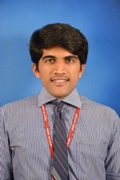
#> input picture Images/SMVITM_EC/1.jpg, 120 x 180 px
$ python 74_cv2.py
#> lines starting #> are read from the running program, lines starting #| are printed output that depends on the picture

import cv2
import numpy as np
dim1=200
dim2=300

image1=cv2.imread("Images/SMVITM_EC/1.jpg")
#> image1 is the input picture: shape (180, 120, 3); mean B, G, R 149.9, 122.5, 112.3
image1=cv2.resize(image1,(dim1,dim2))
#> image1: shape (300, 200, 3)
image2=cv2.imread("Images/SMVITM_EC/2.jpg")
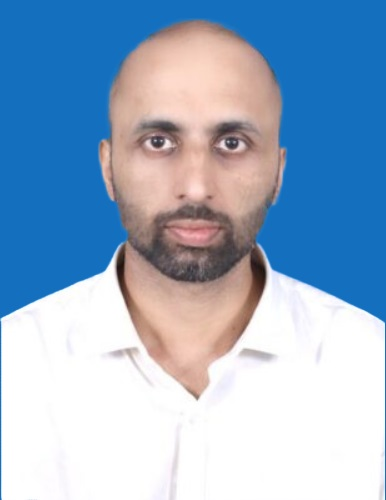
#> input picture Images/SMVITM_EC/2.jpg, 386 x 500 px
#> image2 is the input picture: shape (500, 386, 3); mean B, G, R 201.3, 174.6, 149.7
image2=cv2.resize(image2,(dim1,dim2))
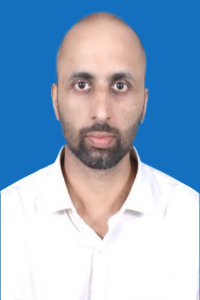
#> image2: shape (300, 200, 3); mean B, G, R 201.3, 174.6, 149.7
image3=cv2.imread("Images/SMVITM_EC/3.jpg")
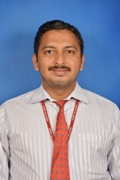
#> input picture Images/SMVITM_EC/3.jpg, 120 x 180 px
#> image3 is the input picture: shape (180, 120, 3); mean B, G, R 165.8, 145.9, 144.6
image3=cv2.resize(image3,(dim1,dim2))
#> image3: shape (300, 200, 3)
hstack1=np.hstack([image1,image2,image3])
cv2.imwrite("Images/SMVITM_ECR/Row1.jpg", hstack1)

image1=cv2.imread("Images/SMVITM_EC/4.jpg")
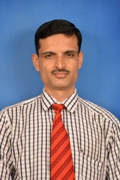
#> input picture Images/SMVITM_EC/4.jpg, 120 x 180 px
#> image1 is the input picture: shape (180, 120, 3); mean B, G, R 146.4, 130.5, 135.2
image1=cv2.resize(image1,(dim1,dim2))
#> image1: shape (300, 200, 3)
image2=cv2.imread("Images/SMVITM_EC/5.jpg")
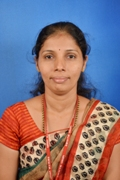
#> input picture Images/SMVITM_EC/5.jpg, 120 x 180 px
#> image2 is the input picture: shape (180, 120, 3); mean B, G, R 126.4, 115.8, 131.7
image2=cv2.resize(image2,(dim1,dim2))
#> image2: shape (300, 200, 3)
image3=cv2.imread("Images/SMVITM_EC/6.jpg")
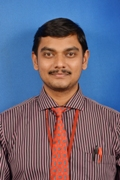
#> input picture Images/SMVITM_EC/6.jpg, 120 x 180 px
#> image3 is the input picture: shape (180, 120, 3); mean B, G, R 124.7, 103, 106.9
image3=cv2.resize(image3,(dim1,dim2))
#> image3: shape (300, 200, 3)
hstack1=np.hstack([image1,image2,image3])
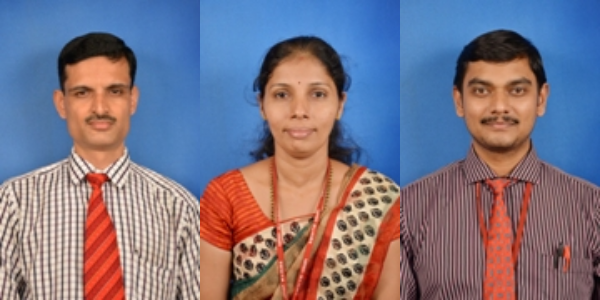
#> hstack1: shape (300, 600, 3); mean B, G, R 132.4, 116.3, 124.5
cv2.imwrite("Images/SMVITM_ECR/Row2.jpg", hstack1)

image1=cv2.imread("Images/SMVITM_EC/7.jpg")
#> (the run stopped early here; a loop or call above may not have finished)
